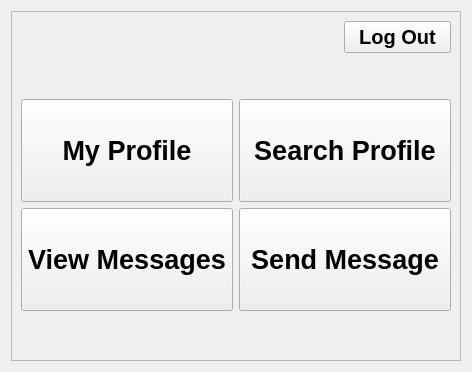
<?xml version="1.0" encoding="UTF-8"?>
<ui version="4.0">
 <class>MainMenuWidget</class>
 <widget class="QWidget" name="MainMenuWidget">
  <property name="geometry">
   <rect>
    <x>0</x>
    <y>0</y>
    <width>468</width>
    <height>368</height>
   </rect>
  </property>
  <property name="windowTitle">
   <string notr="true">Form</string>
  </property>
  <layout class="QGridLayout" name="gridLayout">
   <item row="0" column="0">
    <widget class="QFrame" name="generalFrame">
     <property name="minimumSize">
      <size>
       <width>450</width>
       <height>350</height>
      </size>
     </property>
     <property name="maximumSize">
      <size>
       <width>1000</width>
       <height>16777215</height>
      </size>
     </property>
     <property name="frameShape">
      <enum>QFrame::Shape::StyledPanel</enum>
     </property>
     <property name="frameShadow">
      <enum>QFrame::Shadow::Raised</enum>
     </property>
     <layout class="QVBoxLayout" name="verticalLayout">
      <item>
       <layout class="QHBoxLayout" name="logOutLayout" stretch="3,1">
        <item>
         <spacer name="horizontalSpacer">
          <property name="orientation">
           <enum>Qt::Orientation::Horizontal</enum>
          </property>
          <property name="sizeHint" stdset="0">
           <size>
            <width>40</width>
            <height>20</height>
           </size>
          </property>
         </spacer>
        </item>
        <item>
         <widget class="QPushButton" name="logOutButton">
          <property name="minimumSize">
           <size>
            <width>0</width>
            <height>0</height>
           </size>
          </property>
          <property name="font">
           <font>
            <family>Arial</family>
            <pointsize>15</pointsize>
            <bold>true</bold>
           </font>
          </property>
          <property name="cursor">
           <cursorShape>ArrowCursor</cursorShape>
          </property>
          <property name="text">
           <string>Log Out</string>
          </property>
          <property name="autoDefault">
           <bool>false</bool>
          </property>
         </widget>
        </item>
       </layout>
      </item>
      <item>
       <spacer name="verticalSpacer">
        <property name="orientation">
         <enum>Qt::Orientation::Vertical</enum>
        </property>
        <property name="sizeType">
         <enum>QSizePolicy::Policy::Minimum</enum>
        </property>
        <property name="sizeHint" stdset="0">
         <size>
          <width>20</width>
          <height>40</height>
         </size>
        </property>
       </spacer>
      </item>
      <item>
       <layout class="QGridLayout" name="gridLayout_2">
        <property name="leftMargin">
         <number>0</number>
        </property>
        <item row="1" column="1">
         <widget class="QPushButton" name="sendMessageButton">
          <property name="sizePolicy">
           <sizepolicy hsizetype="Preferred" vsizetype="Preferred">
            <horstretch>0</horstretch>
            <verstretch>0</verstretch>
           </sizepolicy>
          </property>
          <property name="minimumSize">
           <size>
            <width>130</width>
            <height>100</height>
           </size>
          </property>
          <property name="font">
           <font>
            <family>Arial</family>
            <pointsize>20</pointsize>
            <bold>true</bold>
           </font>
          </property>
          <property name="text">
           <string>Send Message</string>
          </property>
         </widget>
        </item>
        <item row="0" column="1">
         <widget class="QPushButton" name="searchProfilebutton">
          <property name="sizePolicy">
           <sizepolicy hsizetype="Preferred" vsizetype="Preferred">
            <horstretch>0</horstretch>
            <verstretch>0</verstretch>
           </sizepolicy>
          </property>
          <property name="minimumSize">
           <size>
            <width>115</width>
            <height>100</height>
           </size>
          </property>
          <property name="font">
           <font>
            <family>Arial</family>
            <pointsize>20</pointsize>
            <bold>true</bold>
           </font>
          </property>
          <property name="text">
           <string>Search Profile</string>
          </property>
         </widget>
        </item>
        <item row="1" column="0">
         <widget class="QPushButton" name="viewMessagesButton">
          <property name="sizePolicy">
           <sizepolicy hsizetype="Preferred" vsizetype="Expanding">
            <horstretch>0</horstretch>
            <verstretch>0</verstretch>
           </sizepolicy>
          </property>
          <property name="minimumSize">
           <size>
            <width>115</width>
            <height>100</height>
           </size>
          </property>
          <property name="font">
           <font>
            <family>Arial</family>
            <pointsize>20</pointsize>
            <bold>true</bold>
           </font>
          </property>
          <property name="text">
           <string>View Messages</string>
          </property>
         </widget>
        </item>
        <item row="0" column="0">
         <widget class="QPushButton" name="viewProfileButton">
          <property name="sizePolicy">
           <sizepolicy hsizetype="Preferred" vsizetype="Expanding">
            <horstretch>0</horstretch>
            <verstretch>0</verstretch>
           </sizepolicy>
          </property>
          <property name="minimumSize">
           <size>
            <width>100</width>
            <height>100</height>
           </size>
          </property>
          <property name="font">
           <font>
            <family>Arial</family>
            <pointsize>20</pointsize>
            <bold>true</bold>
           </font>
          </property>
          <property name="autoFillBackground">
           <bool>false</bool>
          </property>
          <property name="text">
           <string>My Profile</string>
          </property>
          <property name="iconSize">
           <size>
            <width>16</width>
            <height>16</height>
           </size>
          </property>
          <property name="autoDefault">
           <bool>false</bool>
          </property>
          <property name="default">
           <bool>false</bool>
          </property>
          <property name="flat">
           <bool>false</bool>
          </property>
         </widget>
        </item>
       </layout>
      </item>
      <item>
       <spacer name="bottomSpacer">
        <property name="orientation">
         <enum>Qt::Orientation::Vertical</enum>
        </property>
        <property name="sizeType">
         <enum>QSizePolicy::Policy::Minimum</enum>
        </property>
        <property name="sizeHint" stdset="0">
         <size>
          <width>20</width>
          <height>40</height>
         </size>
        </property>
       </spacer>
      </item>
     </layout>
    </widget>
   </item>
  </layout>
 </widget>
 <resources/>
 <connections/>
</ui>
